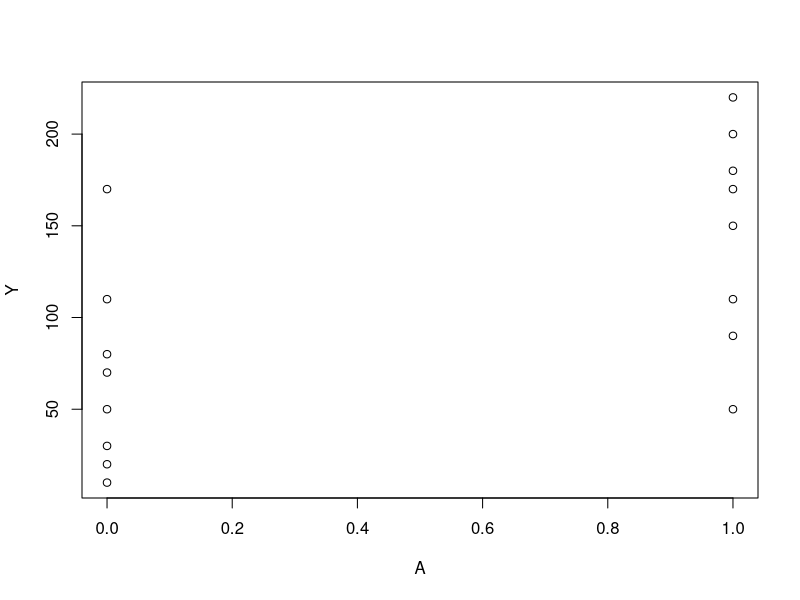
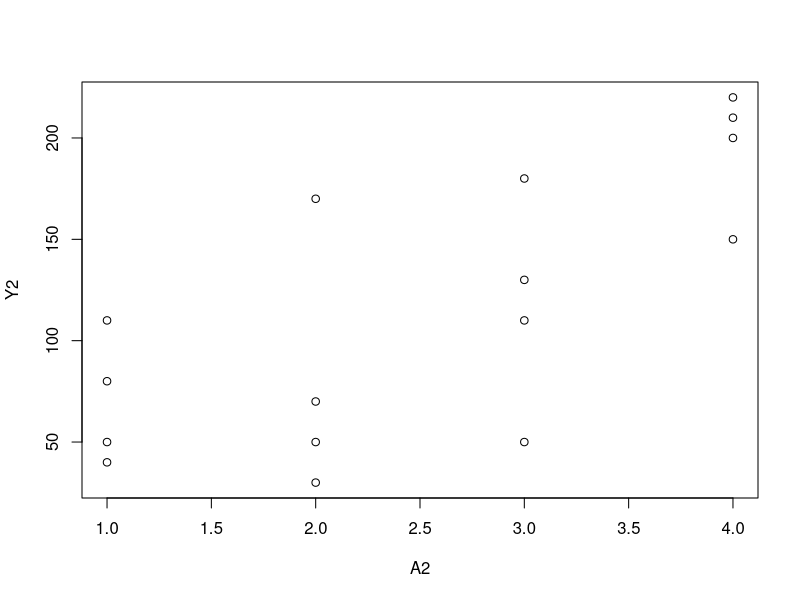
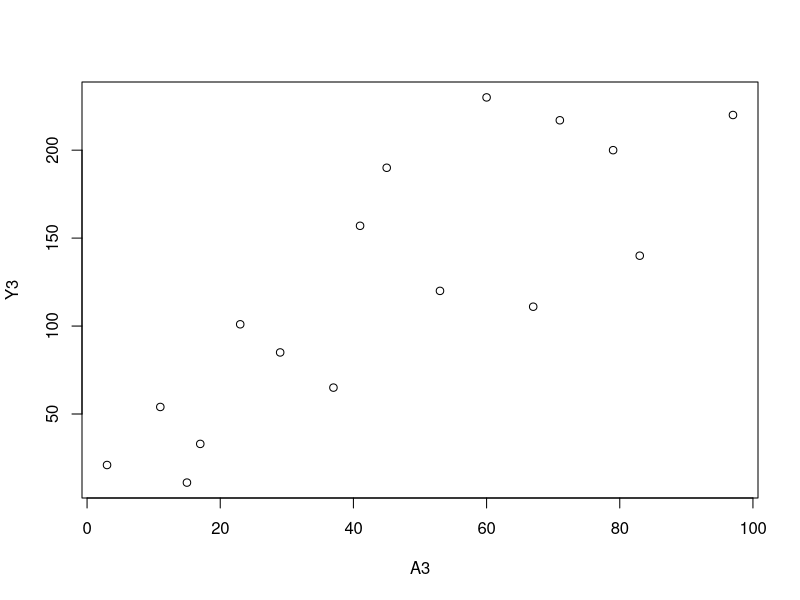

Here is the R script that generated these plots, in order:
####################################
# PROGRAM 11.1
# Sample averages by treatment level
# Data from Figures 11.1 and 11.2
####################################

A<-c(1,1,1,1,1,1,1,1,0,0,0,0,0,0,0,0)
Y<-c(200,150,220,110,50,180,90,170,170,30,70,110,80,50,10,20)

plot(A,Y)
summary(Y[A==0])
summary(Y[A==1])


A2<-c(1,1,1,1,2,2,2,2,3,3,3,3,4,4,4,4)
Y2<-c(110,80,50,40,170,30,70,50,110,50,180,130,200,150,220,210)

plot(A2,Y2)
summary(Y2[A2==1])
summary(Y2[A2==2])
summary(Y2[A2==3])
summary(Y2[A2==4])


#################################
# PROGRAM 11.2
# 2-parameter linear model
# Data from Figures 11.3 and 11.1
#################################

A3<-c(3,11,17,23,29,37,41,53,67,79,83,97,60,71,15,45)
Y3<-c(21,54,33,101,85,65,157,120,111,200,140,220,230,217,11,190)

plot(Y3~A3)

glm(Y3~A3)
predict(glm(Y3~A3), data.frame(A3=90))

glm(Y~A)


##########################
# PROGRAM 11.3
# 3-parameter linear model
# Data from Figure 11.3
##########################

Asq<-A3*A3

glm(Y3~A3+Asq)
predict(glm(Y3~A3+Asq), data.frame(cbind(A3=90, Asq=8100)))
